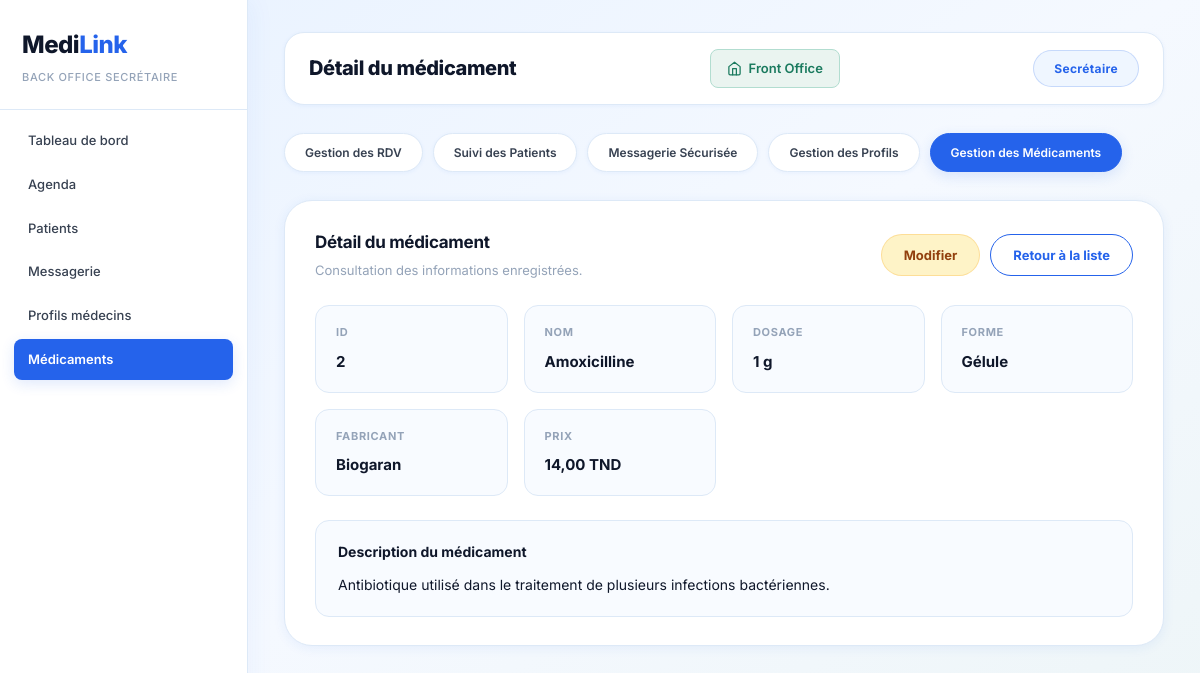
The app's page /public/back/index.php?action=show&id=2 with its own data.
### tables this page shows
CREATE TABLE IF NOT EXISTS `medicaments` (
    `id`              INT AUTO_INCREMENT PRIMARY KEY,
    `nom`             VARCHAR(100)    NOT NULL,
    `description`     TEXT            NOT NULL,
    `dosage`          VARCHAR(50)     NOT NULL,
    `forme`           VARCHAR(50)     NOT NULL,
    `fabricant`       VARCHAR(100)    NOT NULL,
    `prix`            DECIMAL(10,2)   NOT NULL,
    `stock`           INT             NOT NULL DEFAULT 0,
    `date_expiration` DATE            DEFAULT NULL,
    `created_at`      TIMESTAMP       DEFAULT CURRENT_TIMESTAMP
);

### app/controllers/back/BackController.php (called while the page is built, shortened)
<?php
abstract class BackController extends Controller
{
    protected function render(string $view, array $data = []): void
    {
        extract($data, EXTR_SKIP);
        require __DIR__ . '/../../views/back/layouts/header.php';
        require __DIR__ . '/../../views/back/' . $view . '.php';
        require __DIR__ . '/../../views/back/layouts/footer.php';
    }
}

### app/controllers/back/MedicamentController.php (called while the page is built, shortened)
<?php
require_once __DIR__ . '/BackController.php';
require_once __DIR__ . '/../../config/Database.php';
class MedicamentController extends BackController
{
    private PDO       $db;
    public function __construct()
    {
        $this->db         = (new Database())->getConnection();
    }
    public function show(): void
    {
        $id         = $this->getIdFromQuery();
        $medicament = $this->getById($id);
        $this->render('medicament/show', [
            'medicament' => $medicament,
            'pageTitle'  => 'Détail du médicament',
        ]);
    }
    private function getById(int $id): ?array
    {
        $stmt = $this->db->prepare('SELECT * FROM medicaments WHERE id = :id');
        $stmt->execute(['id' => $id]);
        $row = $stmt->fetch();
        return $row === false ? null : $row;
    }
    private function getIdFromQuery(): int
    {
        $id = (int) ($_GET['id'] ?? 0);
        return $id;
    }
}

### app/config/Database.php (called while the page is built, shortened)
<?php
class Database
{
    private string  $host     = 'localhost';
    private string  $dbName   = 'medilink';
    private string  $username = 'root';
    private string  $password = '';
    private ?PDO    $connection = null;
    public function getConnection(): PDO
    {
        try {
            $dsn = sprintf('mysql:host=%s;dbname=%s;charset=utf8mb4', $this->host, $this->dbName);
            $this->connection = new PDO($dsn, $this->username, $this->password, [
                PDO::ATTR_ERRMODE            => PDO::ERRMODE_EXCEPTION,
                PDO::ATTR_DEFAULT_FETCH_MODE => PDO::FETCH_ASSOC,
                PDO::ATTR_EMULATE_PREPARES   => false,
            ]);
        } catch (PDOException $e) {
            exit('Erreur de connexion à la base de données : ' . $e->getMessage());
        }
        return $this->connection;
    }
}

### app/views/back/medicament/show.php (the view)
<section class="panel detail-panel">
    <div class="panel-header between">
        <div>
            <h2>Détail du médicament</h2>
            <p>Consultation des informations enregistrées.</p>
        </div>
        <div class="inline-actions">
            <a class="button warning"    href="index.php?action=edit&id=<?= e((string) $medicament['id']) ?>">Modifier</a>
            <a class="button secondary"  href="index.php?action=index">Retour à la liste</a>
        </div>
    </div>
    <div class="detail-grid">
        <div class="detail-card"><span>ID</span>        <strong><?= e((string) $medicament['id']) ?></strong></div>
        <div class="detail-card"><span>Nom</span>       <strong><?= e($medicament['nom']) ?></strong></div>
        <div class="detail-card"><span>Dosage</span>    <strong><?= e($medicament['dosage']) ?></strong></div>
        <div class="detail-card"><span>Forme</span>     <strong><?= e($medicament['forme']) ?></strong></div>
        <div class="detail-card"><span>Fabricant</span> <strong><?= e($medicament['fabricant']) ?></strong></div>
        <div class="detail-card"><span>Prix</span>      <strong><?= e(number_format((float) $medicament['prix'], 2, ',', ' ')) ?> TND</strong></div>
    </div>
    <div class="description-block">
        <h3>Description du médicament</h3>
        <p><?= nl2br(e($medicament['description'])) ?></p>
    </div>
</section>

### public/back/css/style.css (style rules this page uses)
*, *::before, *::after { box-sizing: border-box; margin: 0; padding: 0; }
:root { --blue: #2563eb; --blue-dark: #1d4ed8; --blue-mid: #3b82f6; --blue-light: #eff6ff; --blue-glow: rgba(37,99,235,.14); --teal: #0891b2; --success: #10b981; --success-light:#d1fae5; --warning: #f59e0b; --warning-light:#fef3c7; --danger: #ef4444; --danger-light: #fee2e2; --info: #06b6d4; --info-light: #cffafe; --bg: #f0f6ff; --bg-grad: linear-gradient(145deg,#e8f2ff 0%,#f5f9ff 50%,#edf5f7 100%); --surface: #ffffff; --border: #dde9f7; --text: #0f172a; --text-2: #374151; --text-3: #94a3b8; --radius-sm: 8px; --radius: 14px; --radius-lg: 20px; --radius-xl: 28px; --shadow-xs: 0 1px 4px rgba(37,99,235,.06); --shadow-sm: 0 2px 12px rgba(37,99,235,.08); --shadow: 0 6px 24px rgba(37,99,235,.10); --shadow-lg: 0 12px 40px rgba(37,99,235,.14); }
body { font-family: 'Inter', sans-serif; background: var(--bg-grad); color: var(--text); font-size: 14px; line-height: 1.6; min-height: 100vh; }
.panel { background: var(--surface); border-radius: var(--radius-xl); padding: 28px 30px; box-shadow: var(--shadow-sm); border: 1px solid var(--border); }
.panel-header { margin-bottom: 24px; }
.panel-header h2 { font-size: 17px; font-weight: 700; color: var(--text); letter-spacing: -.3px; }
.panel-header p { color: var(--text-3); font-size: 13px; margin-top: 4px; }
.between { display: flex; justify-content: space-between; align-items: center; gap: 16px; }
.button { display: inline-flex; align-items: center; justify-content: center; gap: 7px; border: none; border-radius: 100px; padding: 10px 22px; font-size: 13px; font-weight: 700; text-decoration: none; cursor: pointer; transition: all .2s; font-family: 'Inter', sans-serif; white-space: nowrap; }
.button.secondary { background: transparent; color: var(--blue); border: 1.5px solid var(--blue); }
.button.warning { background: var(--warning-light); color: #92400e; border: 1.5px solid rgba(245,158,11,.25); border-radius: 100px; }
.detail-grid { display: grid; grid-template-columns: repeat(4, 1fr); gap: 16px; margin-bottom: 24px; }
.detail-card { background: #f8fbff; border: 1px solid var(--border); border-radius: var(--radius); padding: 18px 20px; }
.detail-card span { display: block; color: var(--text-3); font-size: 11px; font-weight: 700; text-transform: uppercase; letter-spacing: .06em; margin-bottom: 8px; }
.detail-card strong { font-size: 15px; font-weight: 700; color: var(--text); }
.description-block { background: #f8fbff; border: 1px solid var(--border); border-radius: var(--radius); padding: 20px 22px; }
.description-block h3 { margin-top: 0; margin-bottom: 10px; font-size: 14px; font-weight: 700; color: var(--text); }
.inline-actions { display: flex; gap: 10px; flex-wrap: wrap; }

### records on screen
medicaments: id "2", nom "Amoxicilline", dosage "1 g", forme "Gélule", fabricant "Biogaran", prix "14,00", description "Antibiotique utilisé dans le traitement de plusieurs infections bactériennes."

### other values on screen
$pageTitle "Détail du médicament"
